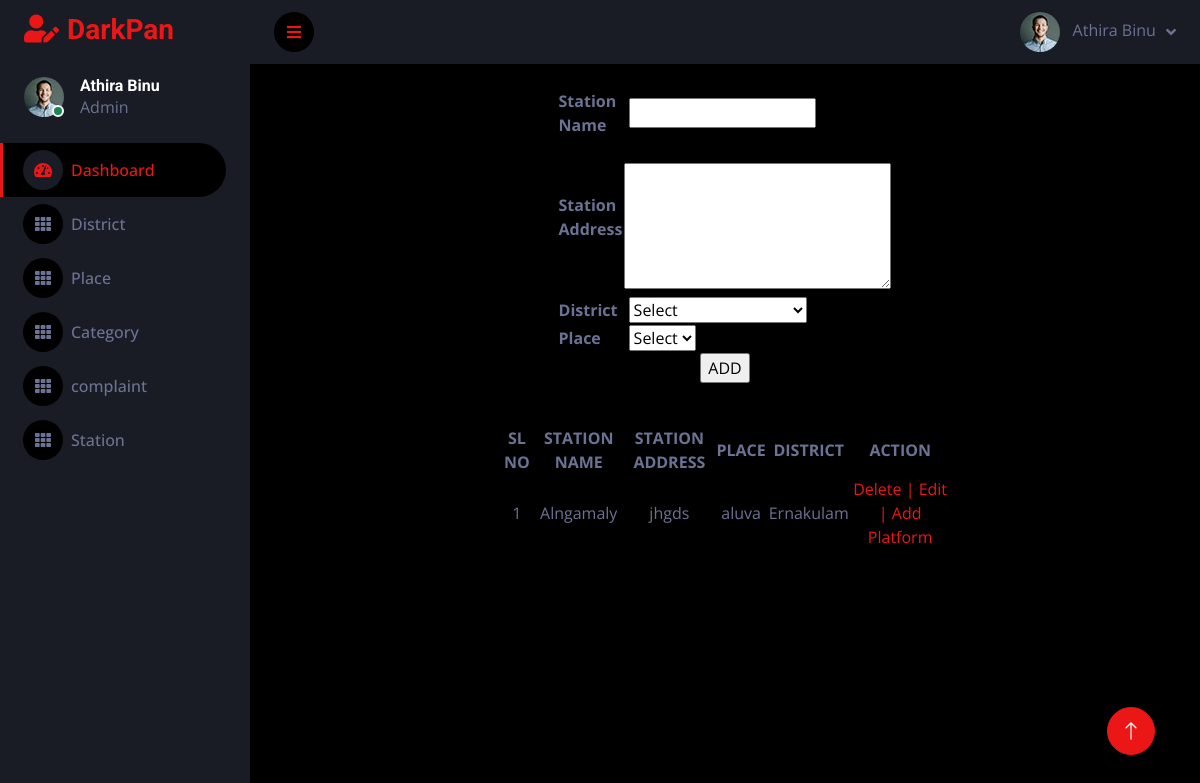
The page /PROJECT/Admin/station.php on the database its author committed.
### tables this page shows
CREATE TABLE `tbl_station` (
  `station_id` int(11) NOT NULL,
  `station_name` varchar(30) NOT NULL,
  `station_address` varchar(255) NOT NULL,
  `place_id` int(11) NOT NULL
);

CREATE TABLE `tbl_place` (
  `place_id` int(11) NOT NULL,
  `place_name` varchar(30) NOT NULL,
  `district_id` int(11) NOT NULL
);

CREATE TABLE `tbl_district` (
  `district_id` int(11) NOT NULL,
  `district_name` varchar(30) NOT NULL
);

### PROJECT/Admin/station.php (the view, shortened to what this page needs)
<?php
include('../Assets/Connection/Connection.php');
include("Head.php");
$station = "";
$addr ="";
?>
<!DOCTYPE html PUBLIC "-//W3C//DTD XHTML 1.0 Transitional//EN" "http://www.w3.org/TR/xhtml1/DTD/xhtml1-transitional.dtd">
<html xmlns="http://www.w3.org/1999/xhtml">
<head>
</head>
<body>
<form id="Station" name="Station" method="post" action="">
<table id="stationGetInfo" width='300' align="center">
    <tr>
        <td><strong>Station Name</strong></td>
        <td><label for='txt_station'></label>
            <input type="text" name="txt_station" id="txt_station" value="<?php echo $station; ?>" required />
        </td>
    </tr>
    <tr>
        <td><strong>Station Address</strong></td>
        <td><label for='txt_addr'></label>
            <textarea name='txt_addr' rows='5' cols='30' required > <?php echo $addr ?></textarea></td>
    </tr>
    <tr>
        <td><strong>District</strong></td>
        <td><label for="sel_district"></label>
            <select name="sel_district" id="sel_district" onChange="getPlace(this.value)">
                <option value="">Select</option>
            </select>
        </td>
    </tr>
    <tr>
        <td><strong>Place</strong></d>
        <td><label for="sel_place"></label>
            <select name="sel_place" id="sel_place" required>
                <option value="">Select</option>
            </select>
        </td>
    </tr>
    <tr>
        <td colspan="2" align="center">
            <input type="submit" name="btn_submit" id="btn_submit" value="ADD" />
        </td>
    </tr>
</table>
<p>&nbsp;</p>
</form>
<table id="stationInfoTable" width="600" align="center" style="border-collapse: collapse; width: 50%">
    <tr>
        <th>SL NO</th>
        <th>STATION NAME</th>
        <th>STATION ADDRESS</th>
        <th>PLACE</th>
        <th>DISTRICT</th>
        <th>ACTION</th>
    </tr>
    <?php
    $selQry = "SELECT * from tbl_station s INNER JOIN tbl_place p ON p.place_id = s.place_id INNER JOIN tbl_district d ON d.district_id = p.district_id";
    $result = $con->query($selQry);
    $i = 0;
    while($row = $result->fetch_assoc()) {
        $i++;
        ?>
        <tr>
            <td><?php echo $i; ?> </td>
            <td><?php echo $row["station_name"]; ?> </td>
            <td><?php echo $row["station_address"]; ?> </td>
            <td><?php echo $row["place_name"]; ?> </td>
            <td><?php echo $row["district_name"] ?> </td>
            <td>
            <a href="station.php?sid=<?php echo $row["station_id"]; ?>" onclick="return confirm('Are you sure you want to delete this station?');">Delete | </a>
            <a href="Station.php?eid=<?php echo $row['station_id']; ?>">Edit | </a>
            <a href="stationPlatform.php?sid=<?php echo $row["station_id"]; ?>">Add Platform</a>
            </td>
        </tr>
        <?php
    }
    ?>
</table>
</body>
</html>
<?php
            include("Foot.php");
            ?>

### PROJECT/Assets/Templates/Admin/css/style.css (style rules this page uses)
:root { --primary: #EB1616; --secondary: #191C24; --light: #6C7293; --dark: #000000; }

### PROJECT/Admin/station.php (style rules this page uses)
#stationGetInfo { border-spacing: 0 10px; }
#stationInfoTable th, #stationInfoTable td { text-align: center; border: 1px solid black; }

### rows shown on the page
tbl_station: station_name "Alngamaly", station_address "jhgds", place.place_name "aluva", tbl_district.district_name "Ernakulam"
